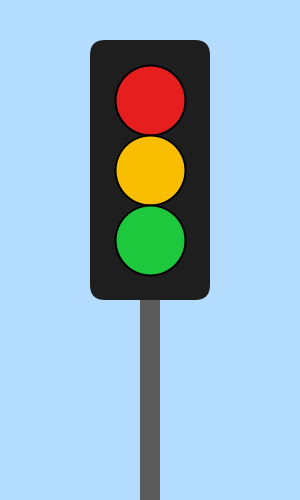
Frame 1 (no input)
Frame 60 (the mouse pressed at the canvas centre just before this capture): identical to frame 1, image omitted
Frame 120 (the mouse held since frame 60 and released just before this capture): identical to frame 1, image omitted

The Processing sketch that drew this single still picture (run headless with seeded random() and noise(); from frame 60 on, the mouse is pressed at the canvas centre):

// Processing sketch: opd_8_1_stoplicht_nieuwe_basis
// ── opd_8_1_stoplicht_nieuwe_basis.pde
// H08 - Opdracht 8.1: Stoplicht in de nieuwe basis
// Opdracht 3.4 opnieuw, nu met setup() en draw().

void setup() {
  size(300, 500);
}

void draw() {
  background(180, 220, 255);

  // paal
  noStroke();
  fill(90, 90, 90);
  rect(140, 280, 20, 220);

  // kast
  fill(30, 30, 30);
  rect(90, 40, 120, 260, 15);

  // lampen
  stroke(0, 0, 0);
  strokeWeight(2);
  fill(230, 30, 30);
  ellipse(150, 100, 70, 70);
  fill(250, 190, 0);
  ellipse(150, 170, 70, 70);
  fill(30, 200, 60);
  ellipse(150, 240, 70, 70);
}
